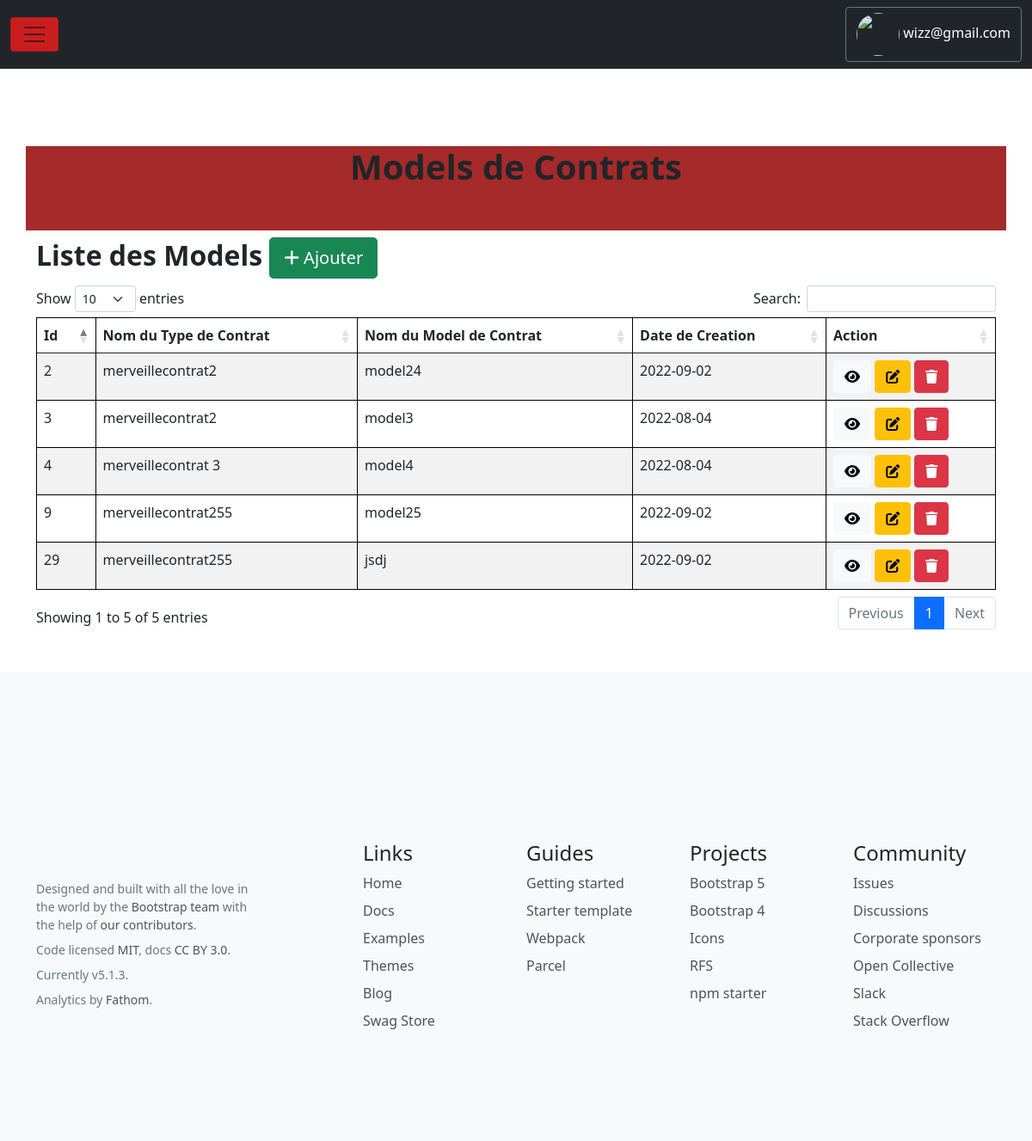
The app's page /src/source/IndexModel.php (signed in) with its own data.
### tables this page shows
CREATE TABLE `models_contrats` (
  `id_model` int(11) NOT NULL,
  `id_type_contrat` int(11) NOT NULL,
  `model_name` varchar(50) NOT NULL,
  `model` text NOT NULL,
  `deleted` tinyint(1) NOT NULL DEFAULT 1,
  `date_creation` date NOT NULL
);

CREATE TABLE `type_contrats` (
  `id_contract_type` int(11) NOT NULL,
  `contract_type_name` varchar(100) NOT NULL,
  `description` varchar(100) NOT NULL,
  `creation_date` date NOT NULL,
  `modification_date` datetime DEFAULT NULL,
  `suppression` tinyint(1) NOT NULL DEFAULT 1
);

### src/source/IndexModel.php (the view, shortened to what this page needs)
<?php
require('./../view/includes/header.php');
?>
<div class="container ">
  <div class="row">
    <h1 class="titre" style="text-align: center; margin-top: -10px; background-color: brown;"><strong>Models de Contrats</strong></h1><br><br><br><br>
    <h2><strong> Liste des Models </strong><a href="InsertModel.php" class="btn btn-success btn-lg"><i class="fas fa-plus"></i> Ajouter</a>
    </h2>
    <div class="table-responsive">
      <table class="table table-striped table-bordered" style="border-color: black;" id="model">
        <thead>
          <tr>
            <th>Id</th>
            <th>Nom du Type de Contrat</th>
            <th>Nom du Model de Contrat</th>
            <th>Date de Creation</th>
            <th>Action</th>
          </tr>
        </thead>
        <tbody>
          <?php
          $conn = (new Database())->getConnection();
          $q = $conn->prepare("SELECT models_contrats.id_model,type_contrats.contract_type_name AS id_type_contrat  , models_contrats.model_name, models_contrats.model, models_contrats.deleted,
          models_contrats.date_creation FROM models_contrats LEFT JOIN type_contrats ON models_contrats.id_type_contrat  =type_contrats.id_contract_type   WHERE deleted = 1");
          $q->execute();
          foreach ($q as $models_contrat) {
          ?>
            <tr>
              <td><?= $models_contrat['id_model'] ?> </td>
              <td><?= $models_contrat['id_type_contrat'] ?> </td>
              <td><?= $models_contrat['model_name'] ?> </td>
              <td><?= $models_contrat['date_creation'] ?> </td>
              <td width=180>
                <a class="btn btn-light" href="ViewModel.php?id=<?= $models_contrat['id_model'] ?>"><i class=" fas fa-eye"></i></a>
                <a class="btn btn-warning" href="UpdateModel.php?id=<?= $models_contrat['id_model'] ?>"> <i class=" fas fa-edit"></i></a>
                <button type="button" class="btn btn-danger" data-bs-toggle="modal" data-bs-target="#exampleModal<?= $models_contrat['id_model'] ?>"><i class="fas fa-trash"></i></button>
              </td>
            </tr>
          <?php
          }
          ?>
        </tbody>
      </table>
    </div>
  </div>
</div>
<?php require('./../view/includes/footer.php');  ?>

### assets/css/style.css (style rules this page uses)
a { text-decoration: none; color: rgb(81, 81, 95); }
.container { margin-top:100px; }

### records on screen
models_contrats: id_model "2", type_contrats.contract_type_name "merveillecontrat2", model_name "model24", date_creation "2022-09-02"
models_contrats: id_model "3", type_contrats.contract_type_name "merveillecontrat2", model_name "model3", date_creation "2022-08-04"
models_contrats: id_model "4", type_contrats.contract_type_name "merveillecontrat 3", model_name "model4", date_creation "2022-08-04"
models_contrats: id_model "9", type_contrats.contract_type_name "merveillecontrat255", model_name "model25", date_creation "2022-09-02"
models_contrats: id_model "29", type_contrats.contract_type_name "merveillecontrat255", model_name "jsdj", date_creation "2022-09-02"

### other values on screen
$_SESSION['mail'] "wizz@gmail.com"
